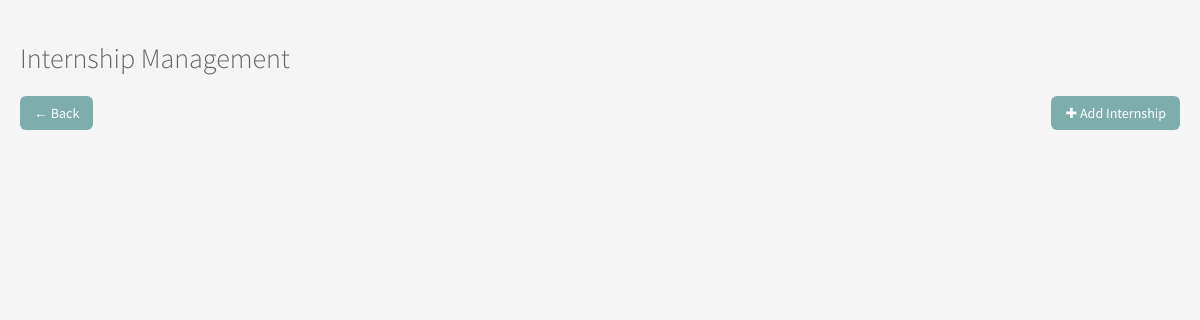
Before: /manager/internships/ (signed in) with the older database file.
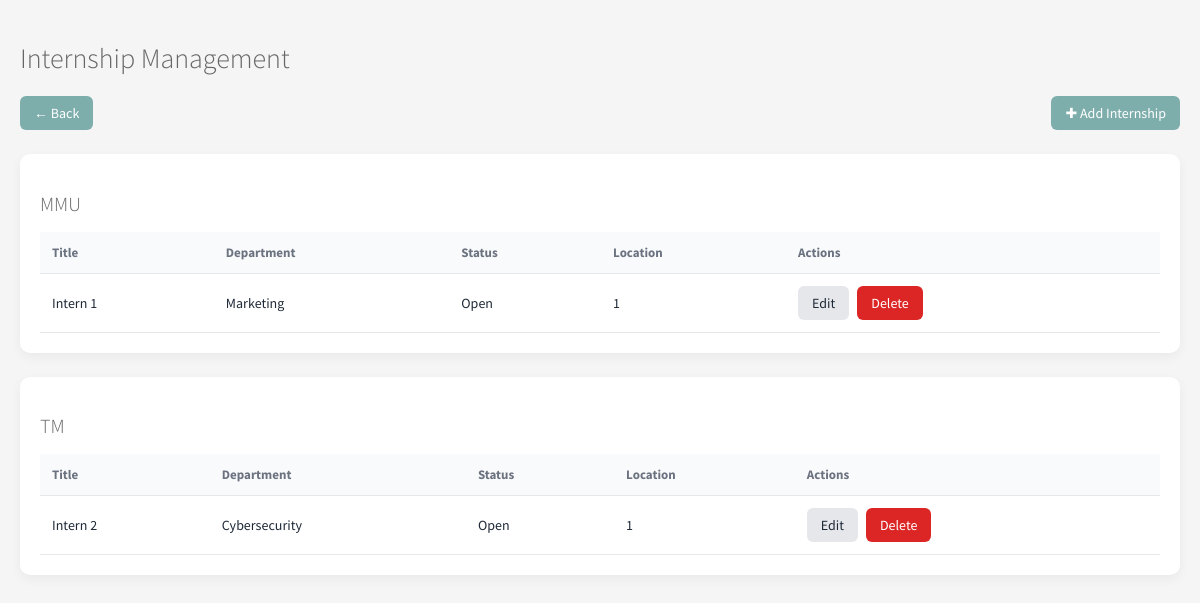
After: the same page with the newer database file.
### placement/models.py (models this page shows, shortened)
class Company(models.Model):
    company_name = models.CharField(max_length=150)
    address = models.TextField()

class Internship(models.Model):
    STATUS_CHOICES = [
        ('Open', 'Open'),
        ('Closed', 'Closed'),
    ]
    company = models.ForeignKey(Company, on_delete=models.CASCADE)
    title = models.CharField(max_length=150)
    department = models.ForeignKey(Department, on_delete=models.SET_NULL, null=True, blank=True)
    description = models.TextField()
    requirements = models.TextField(null=True, blank=True)
    location = models.CharField(max_length=100)
    start_date = models.DateField()
    end_date = models.DateField()
    total_slots = models.PositiveIntegerField()
    status = models.CharField(max_length=20, choices=STATUS_CHOICES)
    created_at = models.DateTimeField(auto_now_add=True)
    updated_at = models.DateTimeField(null=True, blank=True)

class Department(models.Model):
    company = models.ForeignKey(
        Company,
        on_delete=models.CASCADE,
        related_name='departments',
        null=True,
        blank=True
    )
    name = models.CharField(max_length=100)
    class Meta:
        unique_together = ('company', 'name')

### placement/views.py (the view)
# urls.py: path('manager/internships/', views.admin_internships_list, name='admin_internships_list'),
@login_required
@role_required(allowed_roles=['admin'])
def admin_internships_list(request):
    internships = (
        Internship.objects
        .select_related('company')
        .order_by('company__company_name', 'title')
    )
    return render(
        request,
        'admin/admin_internships_list.html',
        {
            'internships': internships
        }
    )

### placement/templates/admin/admin_internships_list.html (shortened to what this page needs)
<!DOCTYPE html>
<html lang="en">
<head>
</head>
<body>
<div class="container">
    <h1>Internship Management</h1>
    <div class="top-actions">
        <a href="{% url 'admin' %}" class="btn btn-back">← Back</a>
        <a href="add" class="btn btn-back">✚ Add Internship</a>
    </div>
    {% regroup internships by company as company_list %}
    {% for group in company_list %}
        <div class="card">
            <h2>{{ group.grouper.company_name }}</h2>
            <table>
                <thead>
                <tr>
                    <th>Title</th>
                    <th>Department</th>
                    <th>Status</th>
                    <th>Location</th>
                    <th>Actions</th>
                </tr>
                </thead>
                <tbody>
                {% for internship in group.list %}
                    <tr>
                        <td data-label="Title">{{ internship.title }}</td>
                        <td data-label="Department">{{ internship.department.name }}</td>
                        <td data-label="Status">{{ internship.status }}</td>
                        <td data-label="Location">{{ internship.location }}</td>
                        <td data-label="Actions">
                            <div class="actions">
                                <a href="{% url 'admin_edit_internship' internship.id %}" class="btn btn-edit">Edit</a>
                                <form method="post"
                                      action=""
                                      onsubmit="return confirm('Are you sure?');">
                                    <a href="{% url 'admin_delete_internship' internship.id %}"
                                    class="btn btn-danger"
                                    onclick="return confirm('Are you sure you want to delete this internship?');">
                                    Delete
                                    </a>
                                </form>
                            </div>
                        </td>
                    </tr>
                {% empty %}
                    <tr>
                        <td colspan="5" class="empty">No internships found.</td>
                    </tr>
                {% endfor %}
                </tbody>
            </table>
        </div>
    {% endfor %}
</div>
</body>
</html>

Changed rows visible on the page:
now on this page (row unchanged): Company: grouper.company_name "MMU"
added Internship: title "Intern 1", department.name "Marketing", status "Open", location "1", shown under "MMU"
now on this page (row unchanged): Company: grouper.company_name "TM"
added Internship: title "Intern 2", department.name "Cybersecurity", status "Open", location "1", shown under "TM"
